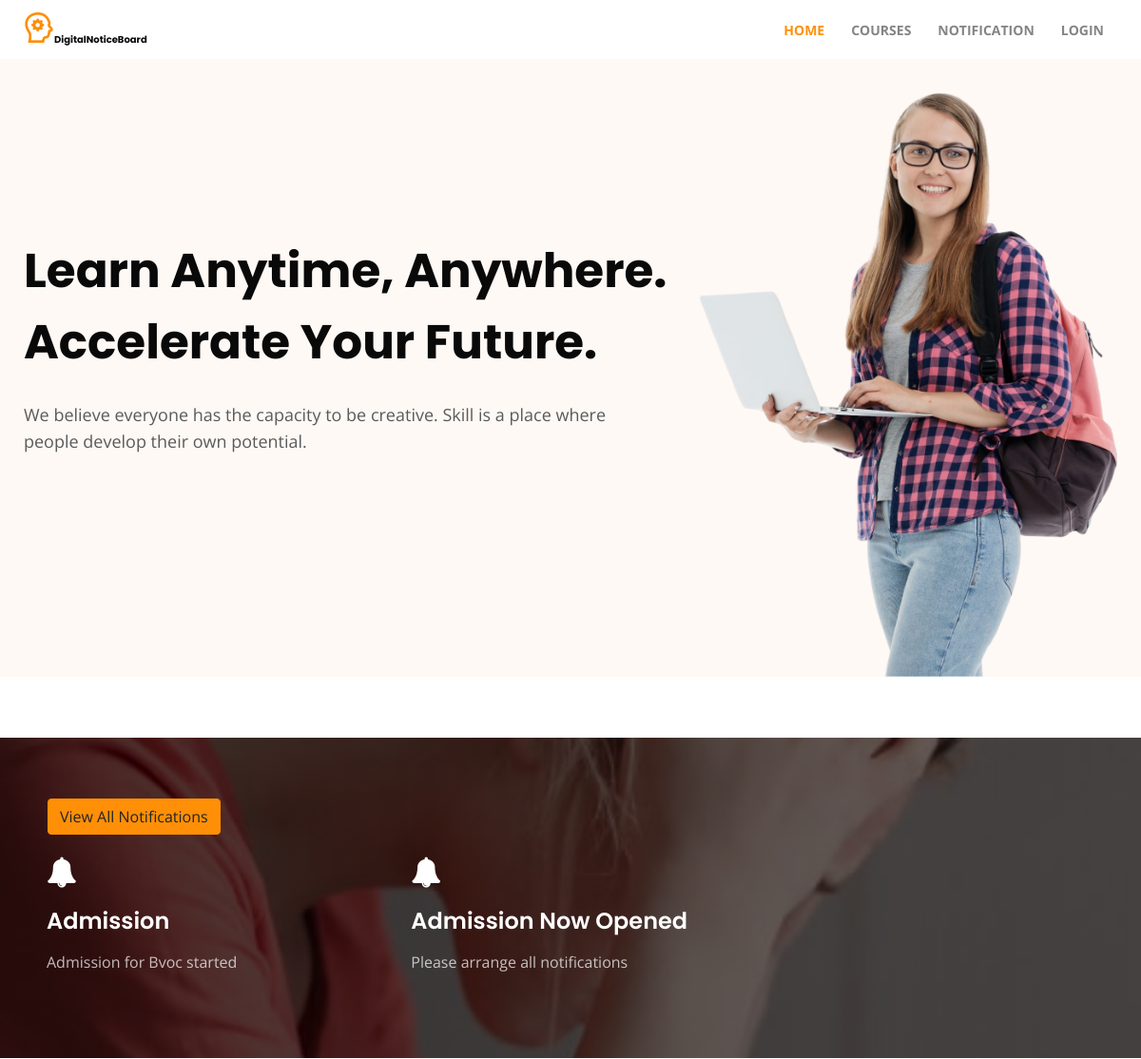
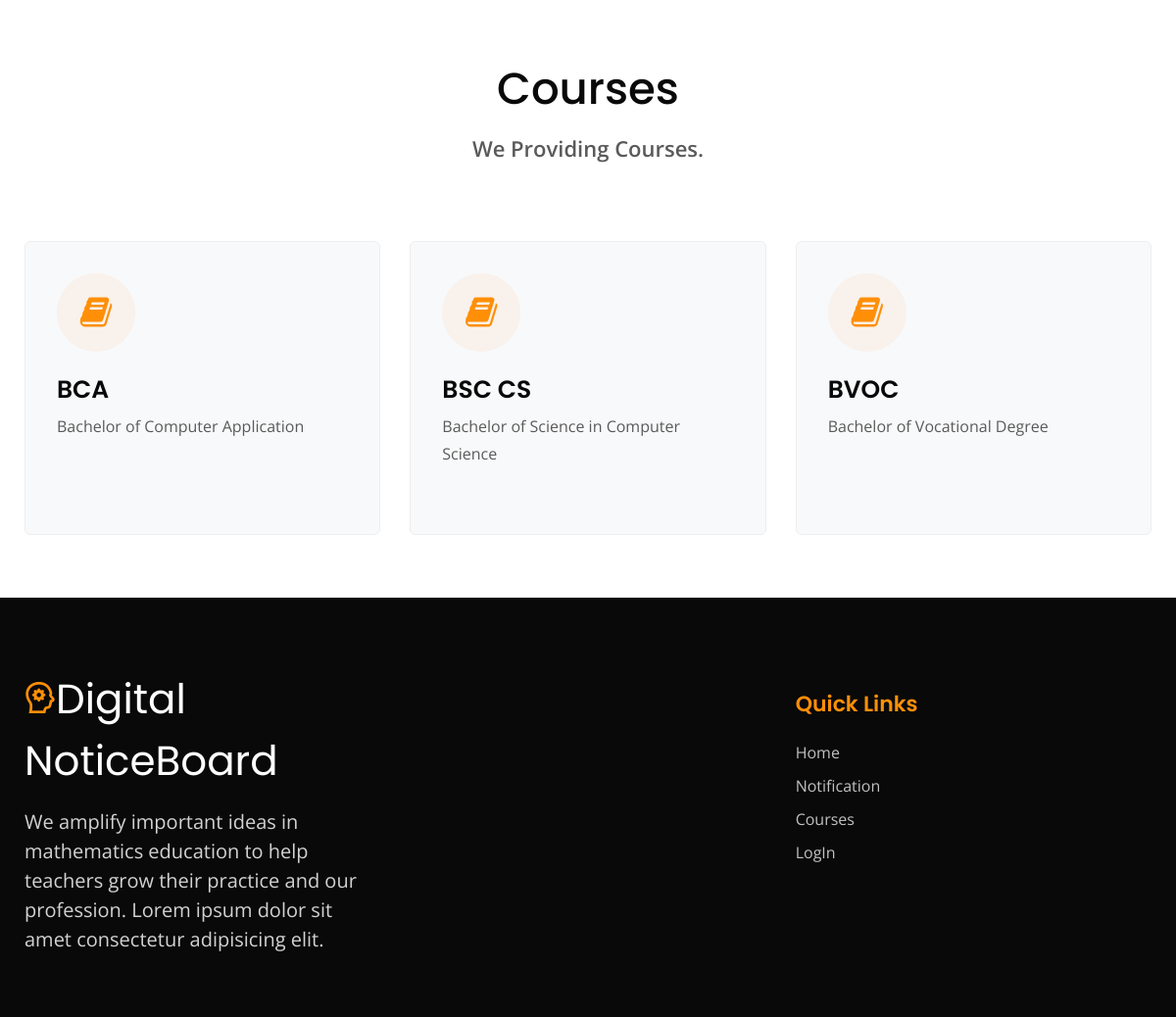
The page / on the database its author committed (2 pictures, top to bottom).
### notification/models.py (models this page shows)
class Notifications(models.Model):
    title = models.CharField(max_length=50,default='')
    description = models.CharField(max_length=500,default='')
    date = models.DateField(null=True)
    start_date = models.DateField(null=True)
    end_date = models.DateField(null=True)
    staffid = models.ForeignKey(Register,on_delete=models.CASCADE,null=True)
    usertype = models.CharField(max_length=500,default='')

### department/models.py (models this page shows, shortened)
class Departments(models.Model):
    departmentname = models.CharField(max_length=50,default='')
    description = models.CharField(max_length=200,default='')

### Authentication/views.py (the view)
# urls.py: path('',views.index),
def index(request):
    ef = Departments.objects.all()
    ab = Notifications.objects.filter(usertype = "None").order_by('-start_date')[:3]
    de = Notifications.objects.order_by('-start_date')[:3]
    bc = Notifications.objects.filter(usertype = 2).order_by('-start_date')[:3]
    cd = Notifications.objects.filter(usertype = 3).order_by('-start_date')[:3]
    return render(request, 'index.html',{'ab':ab,'bc':bc,'cd':cd,'de':de,'ef':ef})

### Authentication/templates/index.html (shortened to what this page needs)
{%extends 'layout.html'%}
{%block content%}
<head>
</head>
 <section class="w3l-main-banner">
   <div class="companies20-content">
     <div class="companies-wrapper">
       <div class="container">
         <div class="banner-item">
           <div class="banner-view">
             <div class="banner-info">
               <h3 class="banner-text">
                 Learn Anytime, Anywhere.<br> Accelerate Your Future.
               </h3>
               <p class="my-4 mb-sm-5">We believe everyone has the capacity to be creative. Skill is a place where people develop their own potential.
               </p><br>
             </div>
           </div>
         </div>
       </div>
     </div>
   </div>
 </section>
 {% if request.session.ut == None %}
 <div class="w3l-services1 pt-5" id="services">
  <div class="container pt-lg-3">
  </div>
  <div class="aboutbottom py-5">
    <div class="container py-lg-3">
      <div class="container">
        <div class="text-left">
          <a href="/notification_admin_view" class="btn btn-primary">View All Notifications</a>
        </div>
      </div>
      <div class="bottomgrids row no-gutters">
        {% for i in ab%}
        <div class="col-lg-4 col-md-4 bottomgrid1 mt-lg-0 mt-0">
          <span class="fa fa-bell"></span>
          <h4><a class="service-title" href="">{{i.title}}</a></h4>
          <p class="service-text">{{i.description}}</p>
        </div>
        {% endfor %}
      </div>
    </div>
  </div>
</div>
{%endif%}
<section class="w3l-services2">
  <div class="feature-16-main py-5">
    <div class="container py-lg-3">
      <div class="header-section text-center">
        <h3>Courses</h3>
        <p class="mt-3 mb-5">We Providing Courses.</p>
      </div>
      <div class="features-grids">
        <div class="row">
          {% for i in ef %}
          <div class="col-lg-4 col-md-6 featured-service">
            <div class="feature-16-gd" style="height: 300px;">
              <div class="icon">
                <span class="fa fa-book" aria-hidden="true"></span>
              </div>
              <div class="feature-16-gd-info">
                <h4 class="mt-4 mb-2"><a href="">{{i.departmentname}}</a></h4>
                <p>{{i.description}}</p>
              </div>
            </div>
          </div>
          {%endfor%}
        </div>
      </div>
    </div>
  </div>
</section>
{%endblock%}

### Authentication/templates/layout.html (shortened to what this page needs)
{% load static %}
<!doctype html>
<html lang="en">
  <head>
    <link rel="stylesheet" href="{% static 'assets/css/style-starter.css' %}">
  </head>
  <body>
<header class="w3l-header">
	<div class="hero-header-11">
		<div class="hero-header-11-content">
			<div class="container">
				<nav class="navbar navbar-expand-lg navbar-light py-md-2 py-0 px-0">
					<a class="navbar-brand" href="/"><img src="{% static 'assets/images/logo-icon.png' %}" alt="" /><b>DigitalNoticeBoard</b></a>
					<div class="collapse navbar-collapse" id="navbarSupportedContent">
						<ul class="navbar-nav ml-auto">
          {% if request.session.ut == 1 %}
          <ul class="navbar-nav ml-auto">
          <li class="nav-item active">
            <a class="nav-link" href="/">Home <span class="sr-only">(current)</span></a>
          </li>
          <li class="nav-item @@logout-active">
            <a class="nav-link" href="/view_profile_admin">Profile</a>
          </li>
          <li class="nav-item dropdown">
            <a class="nav-link dropdown-toggle" href="" id="navbarDropdown" role="button" data-toggle="dropdown" aria-haspopup="true" aria-expanded="false">
            Users
            </a>
            <div class="dropdown-menu" aria-labelledby="navbarDropdown">
                <a class="dropdown-item" href="/add_staff">Add Staff</a>
                <a class="dropdown-item" href="/view_staff">View Staff</a>
                <a class="dropdown-item" href="/add_student">Add Students</a>
                <a class="dropdown-item" href="/view_student">View Students</a>
            </div>
          </li>
          <li class="nav-item dropdown">
            <a class="nav-link dropdown-toggle" href="" id="navbarDropdown" role="button" data-toggle="dropdown" aria-haspopup="true" aria-expanded="false">
            Notification
            </a>
            <div class="dropdown-menu" aria-labelledby="navbarDropdown">
                <a class="dropdown-item" href="/notification_admin_add">Add Notification</a>
                <!-- <a class="dropdown-item" href="/notification_admin_add_staff">Add Staff Notification</a>
                <a class="dropdown-item" href="/notification_admin_add_student">Add Student Notification</a> -->
                <a class="dropdown-item" href="/notification_admin_view">View Notification</a>
            </div>
          </li>
          <li class="nav-item dropdown">
            <a class="nav-link dropdown-toggle" href="" id="navbarDropdown" role="button" data-toggle="dropdown" aria-haspopup="true" aria-expanded="false">
            Work
            </a>
            <div class="dropdown-menu" aria-labelledby="navbarDropdown">
                <a class="dropdown-item" href="/add_work">Add Work</a>
                <a class="dropdown-item" href="/view_work">View Work</a>
            </div>
          </li>
          <li class="nav-item dropdown">
            <a class="nav-link dropdown-toggle" href="" id="navbarDropdown" role="button" data-toggle="dropdown" aria-haspopup="true" aria-expanded="false">
            Department
            </a>
            <div class="dropdown-menu" aria-labelledby="navbarDropdown">
                <a class="dropdown-item" href="/add_department">Add Department</a>
                <a class="dropdown-item" href="/view_department">View Department</a>
                <a class="dropdown-item" href="/add_semester">Add Semester</a>
                <a class="dropdown-item" href="/view_semester">View Semester</a>
            </div>
          </li>
          <li class="nav-item dropdown">
            <a class="nav-link dropdown-toggle" href="" id="navbarDropdown" role="button" data-toggle="dropdown" aria-haspopup="true" aria-expanded="false">
            Management
            </a>
            <div class="dropdown-menu" aria-labelledby="navbarDropdown">
                <a class="dropdown-item" href="/classroom_add">Add Classroom</a>
                <a class="dropdown-item" href="/classroom_view">View Classroom</a>
                <a class="dropdown-item" href="/subject_add">Add Subject</a>
                <a class="dropdown-item" href="/subject_view">View Subject</a>
                <a class="dropdown-item" href="/exam_add">Add Exam</a>
                <a class="dropdown-item" href="/exam_view">View Exam</a>
                <a class="dropdown-item" href="/classallotment_add">Add ClassAllotment</a>
                <a class="dropdown-item" href="/classallotment_view">View ClassAllotment</a>
                <a class="dropdown-item" href="/seat_arrangement_view">Seat Arrangement</a>
            </div>
          </li>
          <li class="nav-item dropdown">
            <a class="nav-link dropdown-toggle" href="" id="navbarDropdown" role="button" data-toggle="dropdown" aria-haspopup="true" aria-expanded="false">
            Complaint
            </a>
            <div class="dropdown-menu" aria-labelledby="navbarDropdown">
                <a class="dropdown-item" href="/view_complaint">View Complaint</a>
            </div>
          </li>
          <!-- <li class="nav-item dropdown">
            <a class="nav-link dropdown-toggle" href="" id="navbarDropdown" role="button" data-toggle="dropdown" aria-haspopup="true" aria-expanded="false">
            Feedback
            </a>
            <div class="dropdown-menu" aria-labelledby="navbarDropdown">
                <a class="dropdown-item" href="/feedback_view">View Feedback</a>
            </div>
          </li> -->
          <li class="nav-item @@logout-active">
          <a class="nav-link" href="/logout">LogOut</a>
          </li>
          </ul>
          {% else %}
          <ul class="navbar-nav ml-auto">
							<li class="nav-item active">
								<a class="nav-link" href="/">Home <span class="sr-only">(current)</span></a>
							</li>
              <li class="nav-item @@logout-active">
                <a class="nav-link" href="/view_department">Courses</a>
              </li>
              <li class="nav-item @@logout-active">
                <a class="nav-link" href="/notification_admin_view">Notification</a>
              </li>
              <li class="nav-item @@contact-active">
								<a class="nav-link" href="/login">LogIn</a>
							</li>
						</ul>
            {% endif %}
					</div>
				</nav>
			</div>
		</div>
	</div>
</header>
{%block content%}
{%endblock%}
 <footer class="w3l-footer-29-main" id="footer">
    <div class="footer-29 py-5">
      <div class="container pb-lg-3">
        <div class="row footer-top-29">
          <div class="col-lg-4 col-md-6 footer-list-29 footer-1 mt-md-4">
            <a class="footer-logo mb-md-3 mb-2" href="#url"><img src="{% static 'assets/images/logo-icon.png' %}" alt="" />Digital NoticeBoard</a>
            <p>We amplify important ideas in mathematics education to help teachers grow their practice and our profession. Lorem ipsum dolor sit
              amet consectetur adipisicing elit.</p>
          </div>
          <div class="col-lg-4 col-md-6 footer-list-29 footer-3 mt-5">
          </div>
          <div class="col-lg-2 col-md-6 footer-list-29 footer-4 mt-5">
           <h6 class="footer-title-29">Quick Links</h6>
            <ul>
              <li><a href="/">Home</a></li>
              <li><a href="/notification_admin_view">Notification</a></li>
              <li><a href="/view_department">Courses</a></li>
              <li><a href="/login">LogIn</a></li>
            </ul>
          </div>
        </div>
      </div>
    </div>
  </footer>
  </body>
  </html>

### rows shown on the page
Notifications: title "Admission", description "Admission for Bvoc started"
Notifications: title "Admission Now Opened", description "Please arrange all notifications"
Departments: departmentname "BCA", description "Bachelor of Computer Application"
Departments: departmentname "BSC CS", description "Bachelor of Science in Computer Science"
Departments: departmentname "BVOC", description "Bachelor of Vocational Degree"
